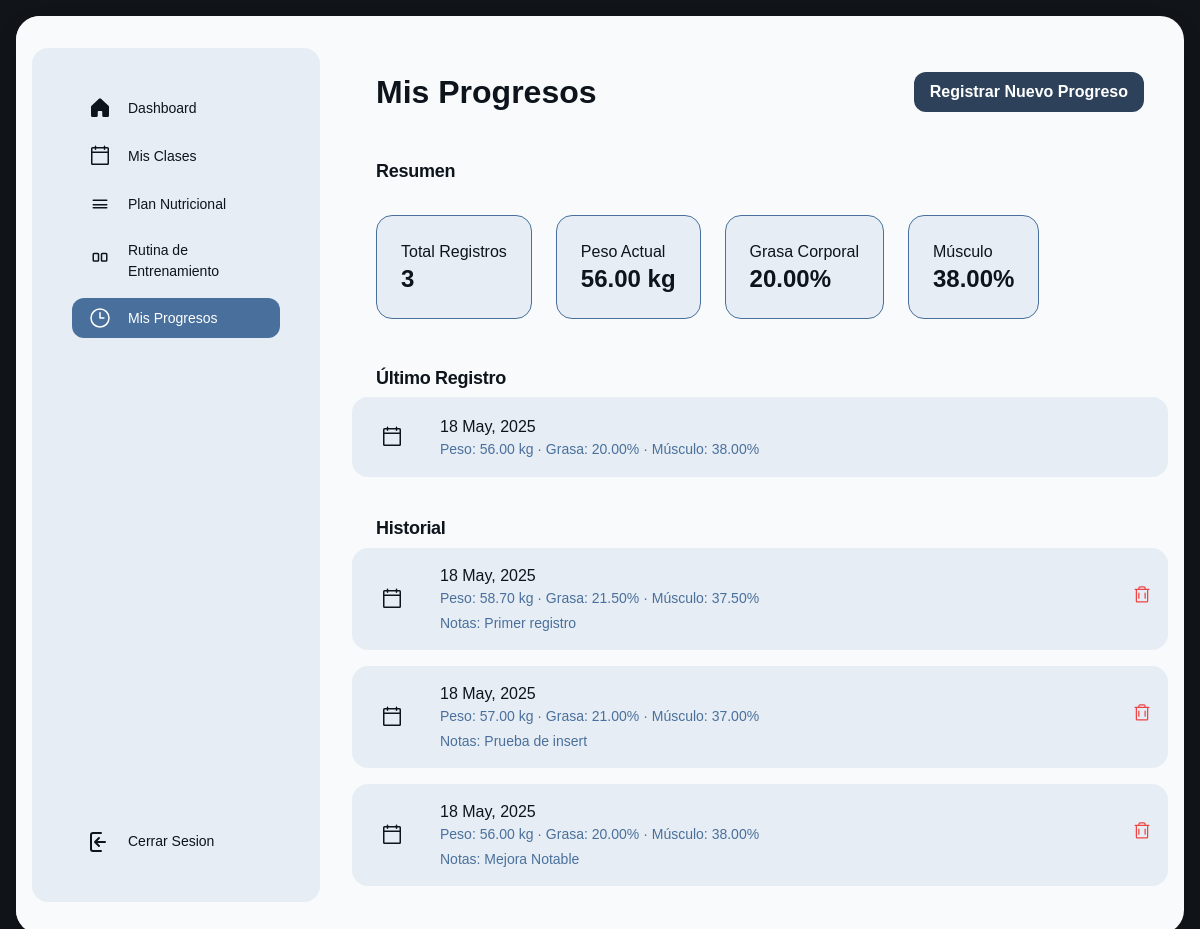
The app's page /index.php?controlador=progreso&action=home (signed in), older data.
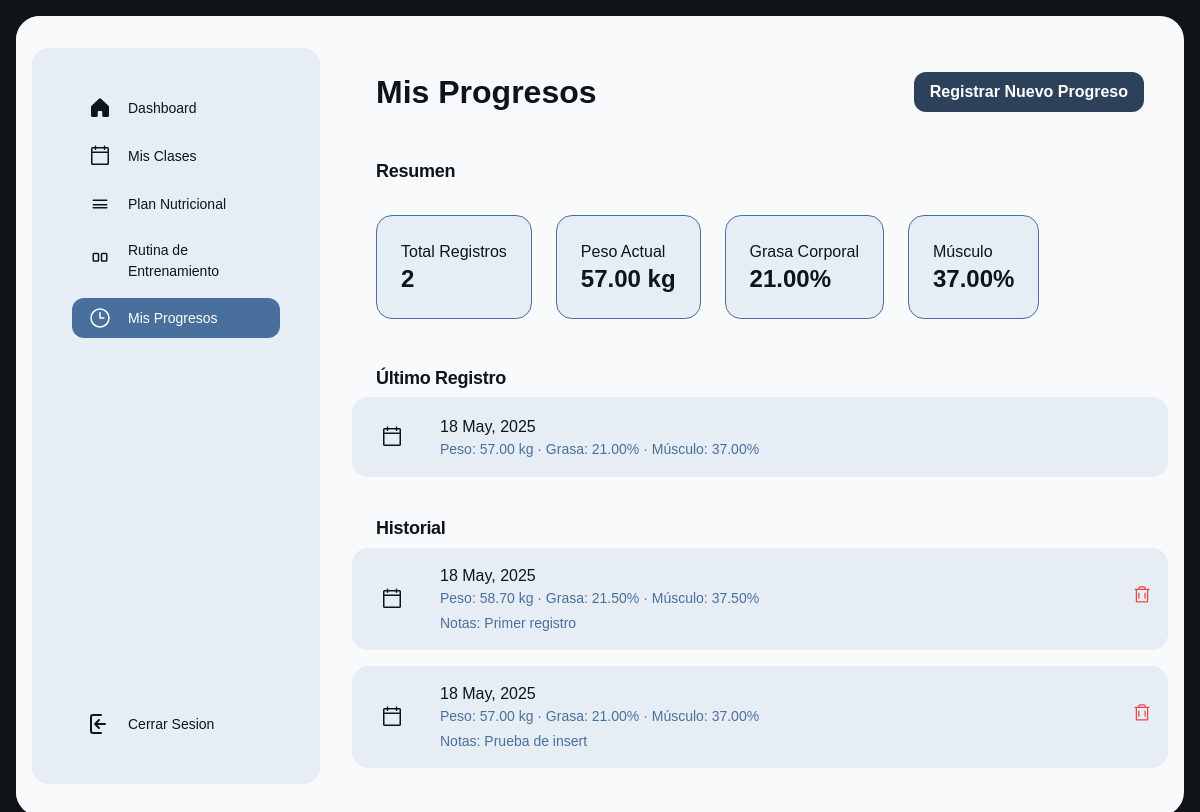
The same page, newer data.
### tables this page shows
CREATE TABLE `progreso_usuario` (
  `id` int(11) NOT NULL,
  `usuario_id` int(11) DEFAULT NULL,
  `fecha` date DEFAULT NULL,
  `peso` decimal(5,2) DEFAULT NULL,
  `grasa_corporal` decimal(5,2) DEFAULT NULL,
  `musculo` decimal(5,2) DEFAULT NULL,
  `notas` text DEFAULT NULL
);

### controller/progreso_controller.php (called while the page is built, shortened)
<?php
require_once 'model/progreso_model.php';
require_once 'model/miembros_model.php';
function home() {
    $model = new ProgresoModel();
    $miembros = new Miembros_model();
    $usuario_id = $miembros->getUserIdByEmail($_SESSION['email']);
    $progreso = $model->getProgresoUsuario($usuario_id);
    $estadisticas = $model->getEstadisticasProgreso($usuario_id);
    $ultimo_progreso = $model->getUltimoProgreso($usuario_id);
    require_once 'view/progreso_view.php';
}

### model/conectar.php (called while the page is built)
<?php
class Conectar{
    public static function conexion(){
        try {
            $conexion=new mysqli("localhost","root","","gimnasio_db");
            $conexion->set_charset("utf8mb4");
        } catch (Exception $e) {
            die('Error:'.$e->getMessage());
        }
        return $conexion;
    }
}
?>

### model/miembros_model.php (called while the page is built, shortened)
<?php
class Miembros_model {
    private $db;
    public function __construct() {
        require_once("model/conectar.php");
        $this->db = Conectar::conexion();
    }
    public function getUserIdByEmail($email) {
        $sql = "SELECT id_usuario FROM usuarios WHERE email = '$email'";
        $resultado = $this->db->query($sql);
        if ($row = $resultado->fetch_assoc()) {
            return $row['id_usuario'];
        }
        return null;
    }
}
?>

### model/progreso_model.php (called while the page is built, shortened)
<?php
require_once 'conectar.php';
class ProgresoModel {
    private $db;
    public function __construct() {
        $this->db = Conectar::conexion();
    }
    public function getProgresoUsuario($usuario_id) {
        $sql = "SELECT * FROM progreso_usuario
                WHERE usuario_id = ?
                ORDER BY fecha DESC";
        $stmt = $this->db->prepare($sql);
        $stmt->bind_param("i", $usuario_id);
        $stmt->execute();
        $resultado = $stmt->get_result();
        $progreso = array();
        while($row = $resultado->fetch_assoc()) {
            $progreso[] = $row;
        }
        return $progreso;
    }
    public function getUltimoProgreso($usuario_id) {
        $sql = "SELECT * FROM progreso_usuario
                WHERE usuario_id = ?
                ORDER BY id DESC
                LIMIT 1";
        $stmt = $this->db->prepare($sql);
        $stmt->bind_param("i", $usuario_id);
        $stmt->execute();
        $resultado = $stmt->get_result();
        return $resultado->fetch_assoc();
    }
    public function getEstadisticasProgreso($usuario_id) {
        $sql = "SELECT
                    COUNT(*) as total_registros,
                    MAX(peso) as max_peso,
                    MIN(peso) as min_peso,
                    AVG(peso) as promedio_peso,
                    MAX(grasa_corporal) as max_grasa,
                    MIN(grasa_corporal) as min_grasa,
                    MAX(musculo) as max_musculo,
                    MIN(musculo) as min_musculo
                FROM progreso_usuario
                WHERE usuario_id = ?";
        $stmt = $this->db->prepare($sql);
        $stmt->bind_param("i", $usuario_id);
        $stmt->execute();
        $resultado = $stmt->get_result();
        return $resultado->fetch_assoc();
    }
}

### view/progreso_view.php (the view, shortened to what the changed rows need)
<!DOCTYPE html>
<html>
  <head>
    <link rel="stylesheet" href="https://cdnjs.cloudflare.com/ajax/libs/font-awesome/4.7.0/css/font-awesome.min.css">
    <script src="https://cdn.tailwindcss.com?plugins=forms,container-queries"></script>
  </head>
  <body>
    <div class="main-card">
      <div class="main-content">
        <div class="sidebar-container">
          <div class="sidebar-inner">
            <div class="flex h-full min-h-[700px] flex-col justify-between p-4">
              <div class="flex flex-col gap-4">
                <div class="flex flex-col gap-2">
                  <div class="flex items-center gap-3 px-3 py-2">
                    <div class="text-[#0d141c]" data-icon="House" data-size="24px" data-weight="fill">
                    </div>
                    <a class="text-[#0d141c] text-sm font-medium leading-normal" href="index.php?controlador=home&action=home">Dashboard</a>
                  </div>
                  <div class="flex items-center gap-3 px-3 py-2">
                    <div class="text-[#0d141c]" data-icon="Calendar" data-size="24px" data-weight="regular">
                    </div>
                    <a class="text-[#0d141c] text-sm font-medium leading-normal" href="index.php?controlador=classShedule&action=home">Mis Clases</a>
                  </div>
                  <div class="flex items-center gap-3 px-3 py-2">
                    <div class="text-[#0d141c]" data-icon="Apple" data-size="24px" data-weight="regular">
                      <svg xmlns="http://www.w3.org/2000/svg" width="24px" height="24px" fill="currentColor" viewBox="0 0 256 256">
                        <path d="M208,88a8,8,0,0,0-8-8H56a8,8,0,0,0,0,16H200A8,8,0,0,0,208,88Zm-8,72H56a8,8,0,0,0,0,16H200a8,8,0,0,0,0-16Zm0-32H56a8,8,0,0,0,0,16H200a8,8,0,0,0,0-16Z"></path>
                      </svg>
                    </div>
                    <a class="text-[#0d141c] text-sm font-medium leading-normal" href="index.php?controlador=nutricionPlan&action=home">Plan Nutricional</a>
                  </div>
                  <div class="flex items-center gap-3 px-3 py-2">
                    <div class="text-[#0d141c]" data-icon="Dumbbell" data-size="24px" data-weight="regular">
                    </div>
                    <a class="text-[#0d141c] text-sm font-medium leading-normal" href="index.php?controlador=rutina&action=home">Rutina de Entrenamiento</a>
                  </div>
                  <div class="flex items-center gap-3 px-3 py-2 rounded-xl bg-[#49709c]">
                    <div class="text-white" data-icon="Chart" data-size="24px" data-weight="regular">
                      <svg xmlns="http://www.w3.org/2000/svg" width="24px" height="24px" fill="currentColor" viewBox="0 0 256 256">
                        <path d="M128,24A104,104,0,1,0,232,128,104.11,104.11,0,0,0,128,24Zm0,192a88,88,0,1,1,88-88A88.1,88.1,0,0,1,128,216Zm48-88a8,8,0,0,1-8,8H128a8,8,0,0,1-8-8V72a8,8,0,0,1,16,0v48h40A8,8,0,0,1,176,128Z"></path>
                      </svg>
                    </div>
                    <a class="text-white text-sm font-medium leading-normal" href="index.php?controlador=progreso&action=home">Mis Progresos</a>
                  </div>
                </div>
              </div>
              <div class="flex flex-col gap-4">
                <div class="flex flex-col gap-1">
                  <div class="flex items-center gap-3 px-3 py-2">
                    <div class="text-[#0d141c]" data-icon="Question" data-size="24px" data-weight="regular">
                      <svg xmlns="http://www.w3.org/2000/svg" viewBox="0 0 24 24" width="24" height="24" fill="none" stroke="#0d141c" stroke-width="2" stroke-linecap="round" stroke-linejoin="round">
                        <path d="M13 3H5a2 2 0 0 0-2 2v14a2 2 0 0 0 2 2h8" />
                        <path d="M7 12h10M7 12l4-4M7 12l4 4" />
                      </svg>
                    </div>
                    <a class="text-[#0d141c] text-sm font-medium leading-normal" href="index.php?controlador=miembros&action=desconectar">Cerrar Sesion</a>
                  </div>
                </div>
              </div>
            </div>
          </div>
        </div>
        <div class="content-container">
          <div class="flex flex-wrap justify-between gap-3 p-4">
            <p class="text-[#0d141c] tracking-light text-[32px] font-bold leading-tight min-w-72">Mis Progresos</p>
            <button onclick="mostrarFormulario()" class="btn-primary">
              Registrar Nuevo Progreso
            </button>
          </div>
          <h3 class="text-[#0d141c] text-lg font-bold leading-tight tracking-[-0.015em] px-4 pb-2 pt-4">Resumen</h3>
          <div class="flex flex-wrap gap-4 p-4">
            <div class="stats-card">
              <p class="text-[#0d141c] text-base font-medium leading-normal">Total Registros</p>
              <p class="text-[#0d141c] tracking-light text-2xl font-bold leading-tight"><?php echo $estadisticas['total_registros'] ?? 0; ?></p>
            </div>
            <div class="stats-card">
              <p class="text-[#0d141c] text-base font-medium leading-normal">Peso Actual</p>
              <p class="text-[#0d141c] tracking-light text-2xl font-bold leading-tight"><?php echo $ultimo_progreso['peso'] ?? 0; ?> kg</p>
            </div>
            <div class="stats-card">
              <p class="text-[#0d141c] text-base font-medium leading-normal">Grasa Corporal</p>
              <p class="text-[#0d141c] tracking-light text-2xl font-bold leading-tight"><?php echo $ultimo_progreso['grasa_corporal'] ?? 0; ?>%</p>
            </div>
            <div class="stats-card">
              <p class="text-[#0d141c] text-base font-medium leading-normal">Músculo</p>
              <p class="text-[#0d141c] tracking-light text-2xl font-bold leading-tight"><?php echo $ultimo_progreso['musculo'] ?? 0; ?>%</p>
            </div>
          </div>
          <?php if ($ultimo_progreso): ?>
          <h3 class="text-[#0d141c] text-lg font-bold leading-tight tracking-[-0.015em] px-4 pb-2 pt-4">Último Registro</h3>
          <div class="progress-card">
            <div class="flex items-center gap-4">
              <div class="text-[#0d141c] flex items-center justify-center rounded-lg bg-[#e7edf4] shrink-0 size-12">
              </div>
              <div class="flex flex-col justify-center">
                <p class="text-[#0d141c] text-base font-medium leading-normal line-clamp-1"><?php echo date('d M, Y', strtotime($ultimo_progreso['fecha'])); ?></p>
                <p class="text-[#49709c] text-sm font-normal leading-normal line-clamp-2">
                  Peso: <?php echo $ultimo_progreso['peso']; ?> kg · Grasa: <?php echo $ultimo_progreso['grasa_corporal']; ?>% · Músculo: <?php echo $ultimo_progreso['musculo']; ?>%
                </p>
              </div>
            </div>
          </div>
          <?php endif; ?>
          <h3 class="text-[#0d141c] text-lg font-bold leading-tight tracking-[-0.015em] px-4 pb-2 pt-4">Historial</h3>
          <?php if (!empty($progreso)): ?>
            <?php foreach ($progreso as $registro): ?>
            <div class="progress-card">
              <div class="flex items-center gap-4">
                <div class="text-[#0d141c] flex items-center justify-center rounded-lg bg-[#e7edf4] shrink-0 size-12">
                </div>
                <div class="flex flex-col justify-center">
                  <p class="text-[#0d141c] text-base font-medium leading-normal line-clamp-1"><?php echo date('d M, Y', strtotime($registro['fecha'])); ?></p>
                  <p class="text-[#49709c] text-sm font-normal leading-normal line-clamp-2">
                    Peso: <?php echo $registro['peso']; ?> kg · Grasa: <?php echo $registro['grasa_corporal']; ?>% · Músculo: <?php echo $registro['musculo']; ?>%
                  </p>
                  <?php if (!empty($registro['notas'])): ?>
                  <p class="text-[#49709c] text-sm font-normal leading-normal line-clamp-2 mt-1">
                    Notas: <?php echo $registro['notas']; ?>
                  </p>
                  <?php endif; ?>
                </div>
                <form action="index.php?controlador=progreso&action=eliminarProgreso" method="POST" class="ml-auto">
                  <button type="submit" class="btn-danger">
                  </button>
                </form>
              </div>
            </div>
            <?php endforeach; ?>
          <?php else: ?>
            <div class="text-center text-[#49709c] py-8">
              No hay registros de progreso aún.
            </div>
          <?php endif; ?>
        </div>
      </div>
    </div>
  </body>
</html>

Row changes from the older to the newer data that the page shows:
removed progreso_usuario: peso "56.00", grasa_corporal "20.00", musculo "38.00", fecha "18 May, 2025", notas "Mejora Notable"
Text that changed along with them:
$estadisticas['total_registros']: "3" → "2"
$ultimo_progreso['peso']: "56.00" → "57.00"
$ultimo_progreso['grasa_corporal']: "20.00" → "21.00"
$ultimo_progreso['musculo']: "38.00" → "37.00"
